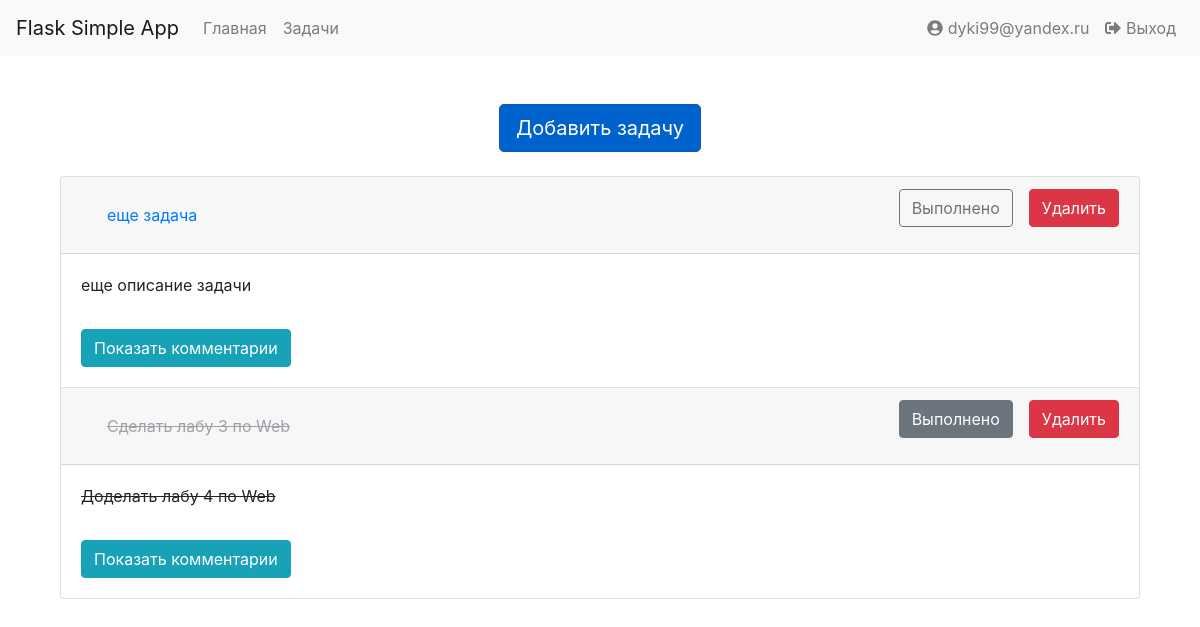
Page /tasks (signed in) on the earlier database version.
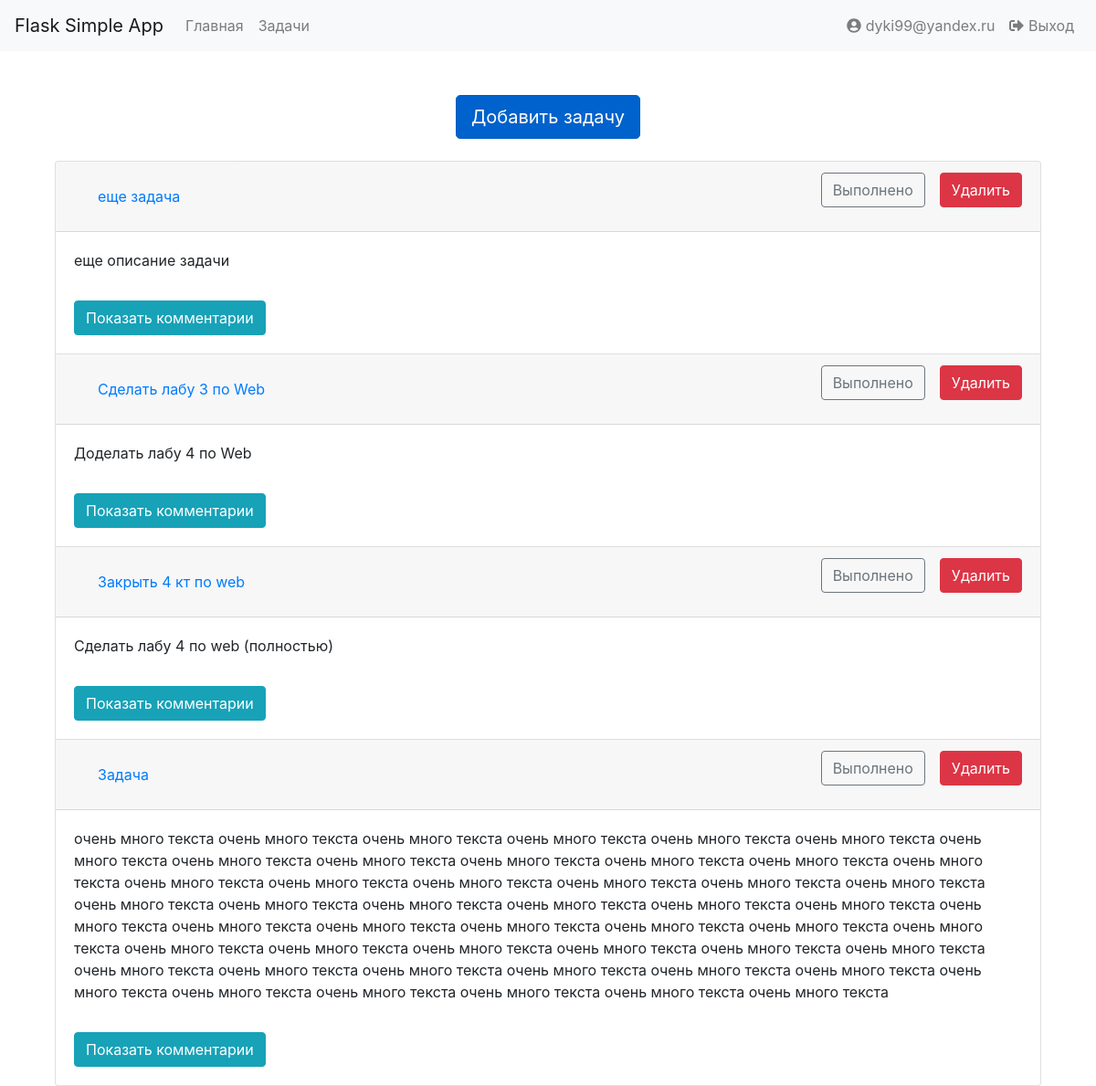
Same page on the later database version.
### tables this page shows
CREATE TABLE users
(
	id integer not null
		constraint users_pk
			primary key autoincrement,
	email text not null,
	password text not null
);

CREATE TABLE "tasks" (
	"id"	integer NOT NULL,
	"title"	varchar(100) NOT NULL,
	"description"	text,
	"id_user"	int NOT NULL,
	"condition"	INTEGER NOT NULL DEFAULT 0,
	CONSTRAINT "tasks_pk" PRIMARY KEY("id" AUTOINCREMENT),
	FOREIGN KEY("id_user") REFERENCES "users" on update cascade on delete cascade
);

### app.py (the view)
@app.route("/tasks", methods=['GET'])
def show_tasks():
    if 'user_id' in session:
        user_id = session['user_id']
        user = Storage.get_user_by_id(user_id)
        tasks = Storage.get_task_by_user(user_id)
        return render_template("pages/task_list.html", page_title="Список задач", tasks=tasks, user=user)
    else:
        return redirect('/login')

### storage/__init__.py (called while the page is built)
    @staticmethod
    def get_user_by_id(id: int) -> User:
        user_data = db.execute('SELECT * FROM users WHERE id=?', (id,)).fetchone()
        if user_data:
            return User(id=user_data[0], email=user_data[1], password=user_data[2])
        else:
            return None

    @staticmethod
    def get_task_by_user(user_id: int):
        tasks = db.execute("SELECT tasks.id, tasks.title, tasks.description, tasks.id_user, tasks.condition from tasks INNER JOIN users ON tasks.id_user = users.id where users.id=?",
                           (user_id,)).fetchall()
        tasks_list = []
        for task in tasks:
            tasks_list.append(Task(id=task[0],
                                   title=task[1],
                                   description=task[2],
                                   user=Storage.get_user_by_id(task[3]),
                                   condition=task[4]))
        return tasks_list

### templates/pages/task_list.html
{% extends "layouts/base_layout.html" %}
{% block main %}
    <section class="container">
        <div class="row justify-content-md-center mb-4">
            <a href="/task" class="btn btn-primary btn-lg active" role="button" aria-pressed="true">Добавить задачу</a>
        </div>
        <div class="row justify-content-md-center">
            <div class="accordion col-12" id="accordionExample">
            {% for task in tasks %}
              <div class="card" id="card_{{ task.id }}">
                <div class="card-header">
                  <h5 class="mb-0">
                      {% if not task.condition %}
                        <button class="btn btn-link" type="button" data-toggle="collapse" data-target="#collapseOne" aria-expanded="true" aria-controls="collapseOne">
                            <a href="/tasks/{{ task.id }}" class="btn btn-link" role="button" aria-pressed="true" id="task_title_{{ task.id }}">{{ task.title }}</a>
                        </button>
                        <button class="btn btn-danger float-right ml-3" type="button" onclick="removeTask({{ task.id }})">
                            Удалить
                        </button>
                        <button type="button" class="btn float-right btn-outline-secondary" onclick="doneTask({{ task.id }})" id="done_button_{{ task.id }}">
                            Выполнено
                        </button>
                      {% else %}
                          <button class="btn btn-link" type="button" data-toggle="collapse" data-target="#collapseOne" aria-expanded="true" aria-controls="collapseOne">
                            <a href="/tasks/{{ task.id }}" class="btn btn-link disabled" role="button" aria-pressed="true" id="task_title_{{ task.id }}"><del>{{ task.title }}</del></a>
                        </button>
                        <button class="btn btn-danger float-right ml-3" type="button" onclick="removeTask({{ task.id }})">
                            Удалить
                        </button>
                        <button type="button" class="btn float-right btn-secondary" onclick="doneTask({{ task.id }})" id="done_button_{{ task.id }}">
                            Выполнено
                        </button>
                      {% endif %}
                  </h5>
                </div>
                <div id="collapseOne" class="collapse show" aria-labelledby="headingOne" data-parent="#accordionExample">
                  <div class="card-body" id="task_description_{{ task.id }}">
                      {% if not task.condition %}
                        <p>{{ task.description }}</p>
                      {% else %}
                          <del><p>{{ task.description }}</p></del>
                      {% endif %}
                    <button class="btn btn-info mt-3" type="button" data-toggle="collapse" data-target="#comments_{{ task.id }}" aria-expanded="false" aria-controls="comments_{{ task.id }}" onclick="showComments({{ task.id }})">
                        Показать комментарии
                    </button>
                  </div>
                </div>
              </div>
            {% endfor %}
        </div>
        </div>
    </section>
{% endblock %}

### templates/layouts/base_layout.html (shortened to what this page needs)
<!DOCTYPE html>
<html lang="en">
<head>
    <link rel="stylesheet" href="/static/css/bootstrap.min.css">
</head>
<body>
    <nav class="navbar navbar-expand-lg navbar-light bg-light">
        <a class="navbar-brand" href="#">Flask Simple App</a>
        <ul class="navbar-nav mr-auto">
            <li class="nav-item">
                <a class="nav-link" href="/">Главная</a>
            </li>
            {% if user %}
                <li class="nav-item">
                    <a class="nav-link" href="/tasks">Задачи</a>
                </li>
            {% endif %}
        </ul>
        <ul class="navbar-nav ml-auto">
            {% if user %}
                <li class="nav-item">
                    <a class="nav-link" href="#"><i class="fas fa-user-circle"></i> {{ user.email }}</a>
                </li>
                <li class="nav-item">
                    <a class="nav-link" href="/logout"><i class="fas fa-sign-out-alt"></i> Выход</a>
                </li>
            {% endif %}
        </ul>
    </nav>
    <main class="container mt-5">
    {% block main %}{% endblock %}
    </main>
</body>
</html>

Differences in the rows shown:
changed tasks "Сделать лабу 3 по Web": condition 1 → 0 (drawn)
added tasks: title "Закрыть 4 кт по web", description "Сделать лабу 4 по web (полностью)"
added tasks: title "Задача", description "очень много текста очень много текста очень много текста очень много текста очень много текста очень много текста очень много текста очень много текста очень много текста очень много текста очень много текста очень много текста очень много текста очень много текста очень много текста очень много текста очень много текста очень много текста очень много текста очень много текста очень много текста очень много текста очень много текста очень много текста очень много текста очень много текста очень много текста очень много текста очень много текста очень много текста очень много текста очень много текста очень много текста очень много текста очень много текста очень много текста очень много…"
